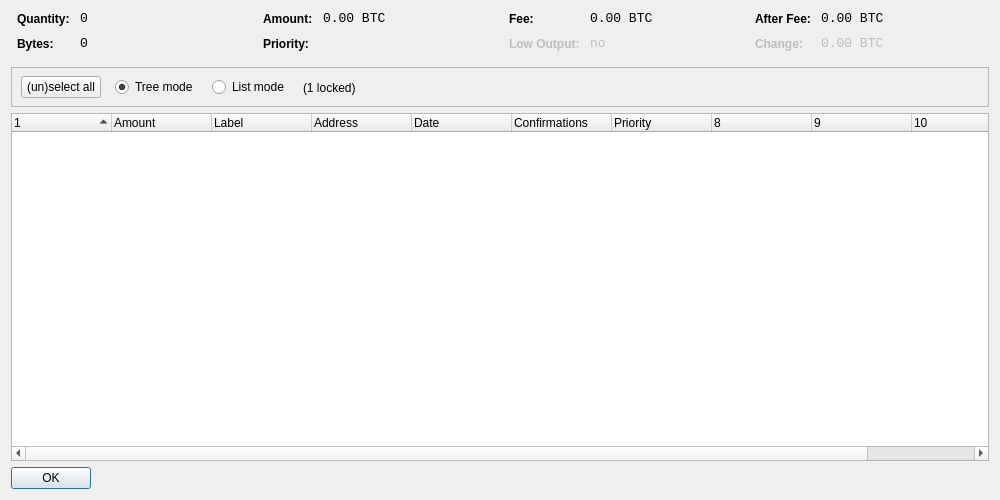
<?xml version="1.0" encoding="UTF-8"?>
<ui version="4.0">
 <class>CoinControlDialog</class>
 <widget class="QDialog" name="CoinControlDialog">
  <property name="geometry">
   <rect>
    <x>0</x>
    <y>0</y>
    <width>1000</width>
    <height>500</height>
   </rect>
  </property>
  <property name="windowTitle">
   <string>Coin Control</string>
  </property>
  <property name="styleSheet">
   <string notr="true">background-image: url(:/images/bkg2);</string>
  </property>
  <layout class="QVBoxLayout" name="verticalLayout">
   <item>
    <layout class="QHBoxLayout" name="horizontalLayoutTop" stretch="0,0,0,0">
     <property name="topMargin">
      <number>0</number>
     </property>
     <property name="bottomMargin">
      <number>10</number>
     </property>
     <item>
      <layout class="QFormLayout" name="formLayoutCoinControl1">
       <property name="horizontalSpacing">
        <number>10</number>
       </property>
       <property name="verticalSpacing">
        <number>10</number>
       </property>
       <property name="leftMargin">
        <number>6</number>
       </property>
       <property name="rightMargin">
        <number>6</number>
       </property>
       <item row="0" column="0">
        <widget class="QLabel" name="labelCoinControlQuantityText">
         <property name="styleSheet">
          <string notr="true">font-weight:bold;</string>
         </property>
         <property name="text">
          <string>Quantity:</string>
         </property>
        </widget>
       </item>
       <item row="0" column="1">
        <widget class="QLabel" name="labelCoinControlQuantity">
         <property name="font">
          <font>
           <family>Monospace</family>
           <pointsize>10</pointsize>
          </font>
         </property>
         <property name="cursor">
          <cursorShape>IBeamCursor</cursorShape>
         </property>
         <property name="contextMenuPolicy">
          <enum>Qt::ActionsContextMenu</enum>
         </property>
         <property name="text">
          <string notr="true">0</string>
         </property>
         <property name="textInteractionFlags">
          <set>Qt::LinksAccessibleByMouse|Qt::TextSelectableByKeyboard|Qt::TextSelectableByMouse</set>
         </property>
        </widget>
       </item>
       <item row="1" column="0">
        <widget class="QLabel" name="labelCoinControlBytesText">
         <property name="styleSheet">
          <string notr="true">font-weight:bold;</string>
         </property>
         <property name="text">
          <string>Bytes:</string>
         </property>
        </widget>
       </item>
       <item row="1" column="1">
        <widget class="QLabel" name="labelCoinControlBytes">
         <property name="font">
          <font>
           <family>Monospace</family>
           <pointsize>10</pointsize>
          </font>
         </property>
         <property name="cursor">
          <cursorShape>IBeamCursor</cursorShape>
         </property>
         <property name="contextMenuPolicy">
          <enum>Qt::ActionsContextMenu</enum>
         </property>
         <property name="text">
          <string notr="true">0</string>
         </property>
         <property name="textInteractionFlags">
          <set>Qt::LinksAccessibleByMouse|Qt::TextSelectableByKeyboard|Qt::TextSelectableByMouse</set>
         </property>
        </widget>
       </item>
      </layout>
     </item>
     <item>
      <layout class="QFormLayout" name="formLayoutCoinControl2">
       <property name="horizontalSpacing">
        <number>10</number>
       </property>
       <property name="verticalSpacing">
        <number>10</number>
       </property>
       <property name="leftMargin">
        <number>6</number>
       </property>
       <property name="rightMargin">
        <number>6</number>
       </property>
       <item row="0" column="0">
        <widget class="QLabel" name="labelCoinControlAmountText">
         <property name="styleSheet">
          <string notr="true">font-weight:bold;</string>
         </property>
         <property name="text">
          <string>Amount:</string>
         </property>
        </widget>
       </item>
       <item row="0" column="1">
        <widget class="QLabel" name="labelCoinControlAmount">
         <property name="font">
          <font>
           <family>Monospace</family>
           <pointsize>10</pointsize>
          </font>
         </property>
         <property name="cursor">
          <cursorShape>IBeamCursor</cursorShape>
         </property>
         <property name="contextMenuPolicy">
          <enum>Qt::ActionsContextMenu</enum>
         </property>
         <property name="text">
          <string notr="true">0.00 BTC</string>
         </property>
         <property name="textInteractionFlags">
          <set>Qt::LinksAccessibleByMouse|Qt::TextSelectableByKeyboard|Qt::TextSelectableByMouse</set>
         </property>
        </widget>
       </item>
       <item row="1" column="0">
        <widget class="QLabel" name="labelCoinControlPriorityText">
         <property name="styleSheet">
          <string notr="true">font-weight:bold;</string>
         </property>
         <property name="text">
          <string>Priority:</string>
         </property>
        </widget>
       </item>
       <item row="1" column="1">
        <widget class="QLabel" name="labelCoinControlPriority">
         <property name="font">
          <font>
           <family>Monospace</family>
           <pointsize>10</pointsize>
          </font>
         </property>
         <property name="cursor">
          <cursorShape>IBeamCursor</cursorShape>
         </property>
         <property name="contextMenuPolicy">
          <enum>Qt::ActionsContextMenu</enum>
         </property>
         <property name="text">
          <string/>
         </property>
         <property name="textInteractionFlags">
          <set>Qt::LinksAccessibleByMouse|Qt::TextSelectableByKeyboard|Qt::TextSelectableByMouse</set>
         </property>
        </widget>
       </item>
      </layout>
     </item>
     <item>
      <layout class="QFormLayout" name="formLayoutCoinControl3">
       <property name="horizontalSpacing">
        <number>10</number>
       </property>
       <property name="verticalSpacing">
        <number>10</number>
       </property>
       <property name="leftMargin">
        <number>6</number>
       </property>
       <property name="rightMargin">
        <number>6</number>
       </property>
       <item row="0" column="0">
        <widget class="QLabel" name="labelCoinControlFeeText">
         <property name="styleSheet">
          <string notr="true">font-weight:bold;</string>
         </property>
         <property name="text">
          <string>Fee:</string>
         </property>
        </widget>
       </item>
       <item row="0" column="1">
        <widget class="QLabel" name="labelCoinControlFee">
         <property name="font">
          <font>
           <family>Monospace</family>
           <pointsize>10</pointsize>
          </font>
         </property>
         <property name="cursor">
          <cursorShape>IBeamCursor</cursorShape>
         </property>
         <property name="contextMenuPolicy">
          <enum>Qt::ActionsContextMenu</enum>
         </property>
         <property name="text">
          <string notr="true">0.00 BTC</string>
         </property>
         <property name="textInteractionFlags">
          <set>Qt::LinksAccessibleByMouse|Qt::TextSelectableByKeyboard|Qt::TextSelectableByMouse</set>
         </property>
        </widget>
       </item>
       <item row="1" column="0">
        <widget class="QLabel" name="labelCoinControlLowOutputText">
         <property name="enabled">
          <bool>false</bool>
         </property>
         <property name="styleSheet">
          <string notr="true">font-weight:bold;</string>
         </property>
         <property name="text">
          <string>Low Output:</string>
         </property>
        </widget>
       </item>
       <item row="1" column="1">
        <widget class="QLabel" name="labelCoinControlLowOutput">
         <property name="enabled">
          <bool>false</bool>
         </property>
         <property name="font">
          <font>
           <family>Monospace</family>
           <pointsize>10</pointsize>
          </font>
         </property>
         <property name="cursor">
          <cursorShape>IBeamCursor</cursorShape>
         </property>
         <property name="contextMenuPolicy">
          <enum>Qt::ActionsContextMenu</enum>
         </property>
         <property name="text">
          <string>no</string>
         </property>
         <property name="textInteractionFlags">
          <set>Qt::LinksAccessibleByMouse|Qt::TextSelectableByKeyboard|Qt::TextSelectableByMouse</set>
         </property>
        </widget>
       </item>
      </layout>
     </item>
     <item>
      <layout class="QFormLayout" name="formLayoutCoinControl4">
       <property name="horizontalSpacing">
        <number>10</number>
       </property>
       <property name="verticalSpacing">
        <number>10</number>
       </property>
       <property name="leftMargin">
        <number>6</number>
       </property>
       <property name="rightMargin">
        <number>6</number>
       </property>
       <item row="0" column="0">
        <widget class="QLabel" name="labelCoinControlAfterFeeText">
         <property name="styleSheet">
          <string notr="true">font-weight:bold;</string>
         </property>
         <property name="text">
          <string>After Fee:</string>
         </property>
        </widget>
       </item>
       <item row="0" column="1">
        <widget class="QLabel" name="labelCoinControlAfterFee">
         <property name="font">
          <font>
           <family>Monospace</family>
           <pointsize>10</pointsize>
          </font>
         </property>
         <property name="cursor">
          <cursorShape>IBeamCursor</cursorShape>
         </property>
         <property name="contextMenuPolicy">
          <enum>Qt::ActionsContextMenu</enum>
         </property>
         <property name="text">
          <string notr="true">0.00 BTC</string>
         </property>
         <property name="textInteractionFlags">
          <set>Qt::LinksAccessibleByMouse|Qt::TextSelectableByKeyboard|Qt::TextSelectableByMouse</set>
         </property>
        </widget>
       </item>
       <item row="1" column="0">
        <widget class="QLabel" name="labelCoinControlChangeText">
         <property name="enabled">
          <bool>false</bool>
         </property>
         <property name="styleSheet">
          <string notr="true">font-weight:bold;</string>
         </property>
         <property name="text">
          <string>Change:</string>
         </property>
        </widget>
       </item>
       <item row="1" column="1">
        <widget class="QLabel" name="labelCoinControlChange">
         <property name="enabled">
          <bool>false</bool>
         </property>
         <property name="font">
          <font>
           <family>Monospace</family>
           <pointsize>10</pointsize>
          </font>
         </property>
         <property name="cursor">
          <cursorShape>IBeamCursor</cursorShape>
         </property>
         <property name="contextMenuPolicy">
          <enum>Qt::ActionsContextMenu</enum>
         </property>
         <property name="text">
          <string notr="true">0.00 BTC</string>
         </property>
         <property name="textInteractionFlags">
          <set>Qt::LinksAccessibleByMouse|Qt::TextSelectableByKeyboard|Qt::TextSelectableByMouse</set>
         </property>
        </widget>
       </item>
      </layout>
     </item>
    </layout>
   </item>
   <item>
    <widget class="QFrame" name="frame">
     <property name="minimumSize">
      <size>
       <width>0</width>
       <height>40</height>
      </size>
     </property>
     <property name="frameShape">
      <enum>QFrame::StyledPanel</enum>
     </property>
     <property name="frameShadow">
      <enum>QFrame::Sunken</enum>
     </property>
     <widget class="QWidget" name="horizontalLayoutWidget">
      <property name="geometry">
       <rect>
        <x>10</x>
        <y>0</y>
        <width>781</width>
        <height>41</height>
       </rect>
      </property>
      <layout class="QHBoxLayout" name="horizontalLayoutPanel" stretch="0,0,0,0,0">
       <property name="spacing">
        <number>14</number>
       </property>
       <item>
        <widget class="QPushButton" name="pushButtonSelectAll">
         <property name="sizePolicy">
          <sizepolicy hsizetype="Maximum" vsizetype="Fixed">
           <horstretch>0</horstretch>
           <verstretch>0</verstretch>
          </sizepolicy>
         </property>
         <property name="text">
          <string>(un)select all</string>
         </property>
        </widget>
       </item>
       <item>
        <widget class="QRadioButton" name="radioTreeMode">
         <property name="sizePolicy">
          <sizepolicy hsizetype="Maximum" vsizetype="Fixed">
           <horstretch>0</horstretch>
           <verstretch>0</verstretch>
          </sizepolicy>
         </property>
         <property name="text">
          <string>Tree mode</string>
         </property>
         <property name="checked">
          <bool>true</bool>
         </property>
        </widget>
       </item>
       <item>
        <widget class="QRadioButton" name="radioListMode">
         <property name="sizePolicy">
          <sizepolicy hsizetype="Maximum" vsizetype="Fixed">
           <horstretch>0</horstretch>
           <verstretch>0</verstretch>
          </sizepolicy>
         </property>
         <property name="text">
          <string>List mode</string>
         </property>
        </widget>
       </item>
       <item>
        <widget class="QLabel" name="labelLocked">
         <property name="text">
          <string>(1 locked)</string>
         </property>
        </widget>
       </item>
       <item>
        <spacer name="horizontalSpacer">
         <property name="orientation">
          <enum>Qt::Horizontal</enum>
         </property>
         <property name="sizeHint" stdset="0">
          <size>
           <width>40</width>
           <height>20</height>
          </size>
         </property>
        </spacer>
       </item>
      </layout>
     </widget>
    </widget>
   </item>
   <item>
    <widget class="CoinControlTreeWidget" name="treeWidget">
     <property name="contextMenuPolicy">
      <enum>Qt::CustomContextMenu</enum>
     </property>
     <property name="sortingEnabled">
      <bool>false</bool>
     </property>
     <property name="columnCount">
      <number>11</number>
     </property>
     <attribute name="headerShowSortIndicator" stdset="0">
      <bool>true</bool>
     </attribute>
     <attribute name="headerStretchLastSection">
      <bool>false</bool>
     </attribute>
     <column>
      <property name="text">
       <string/>
      </property>
     </column>
     <column>
      <property name="text">
       <string>Amount</string>
      </property>
     </column>
     <column>
      <property name="text">
       <string notr="true">Label</string>
      </property>
     </column>
     <column>
      <property name="text">
       <string>Address</string>
      </property>
     </column>
     <column>
      <property name="text">
       <string>Date</string>
      </property>
     </column>
     <column>
      <property name="text">
       <string>Confirmations</string>
      </property>
      <property name="toolTip">
       <string>Confirmed</string>
      </property>
     </column>
     <column>
      <property name="text">
       <string>Priority</string>
      </property>
     </column>
     <column>
      <property name="text">
       <string/>
      </property>
     </column>
     <column>
      <property name="text">
       <string/>
      </property>
     </column>
     <column>
      <property name="text">
       <string/>
      </property>
     </column>
     <column>
      <property name="text">
       <string/>
      </property>
     </column>
    </widget>
   </item>
   <item>
    <widget class="QDialogButtonBox" name="buttonBox">
     <property name="sizePolicy">
      <sizepolicy hsizetype="Maximum" vsizetype="Fixed">
       <horstretch>0</horstretch>
       <verstretch>0</verstretch>
      </sizepolicy>
     </property>
     <property name="orientation">
      <enum>Qt::Horizontal</enum>
     </property>
     <property name="standardButtons">
      <set>QDialogButtonBox::Ok</set>
     </property>
    </widget>
   </item>
  </layout>
 </widget>
 <customwidgets>
  <customwidget>
   <class>CoinControlTreeWidget</class>
   <extends>QTreeWidget</extends>
   <header>coincontroltreewidget.h</header>
  </customwidget>
 </customwidgets>
 <resources/>
 <connections/>
</ui>
